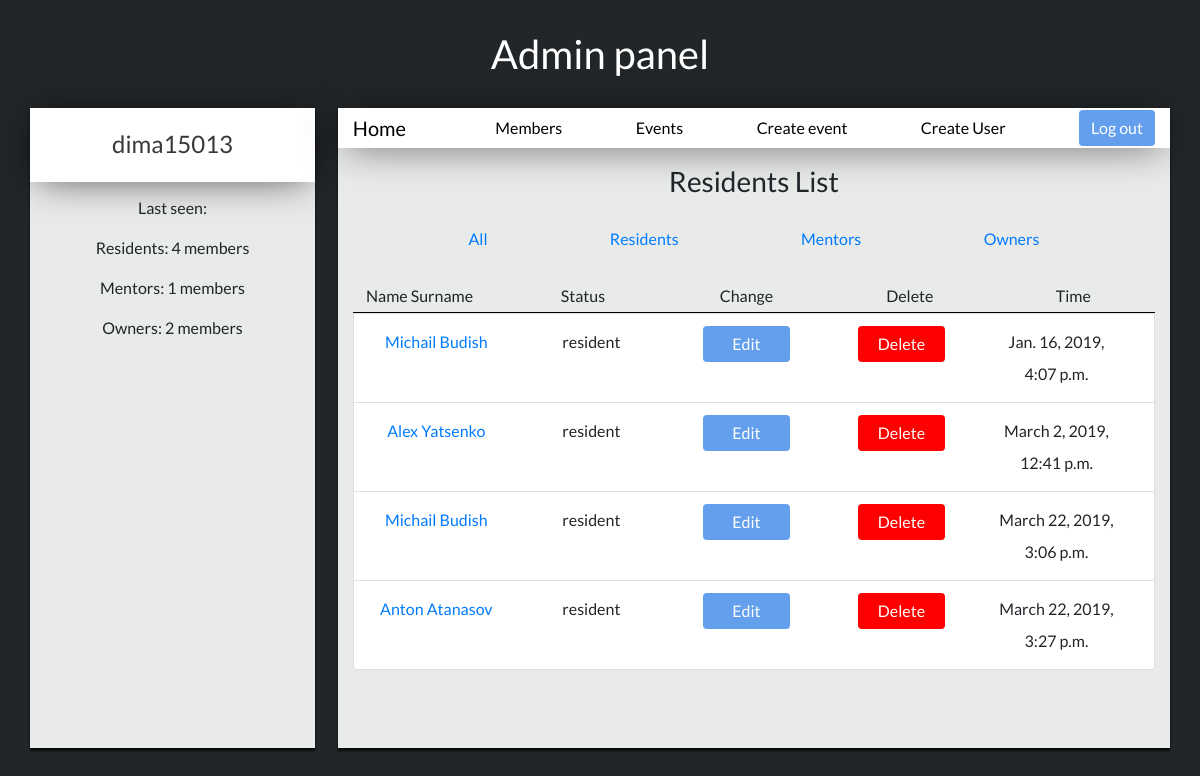
The page /residents (signed in) on the database as committed earlier.
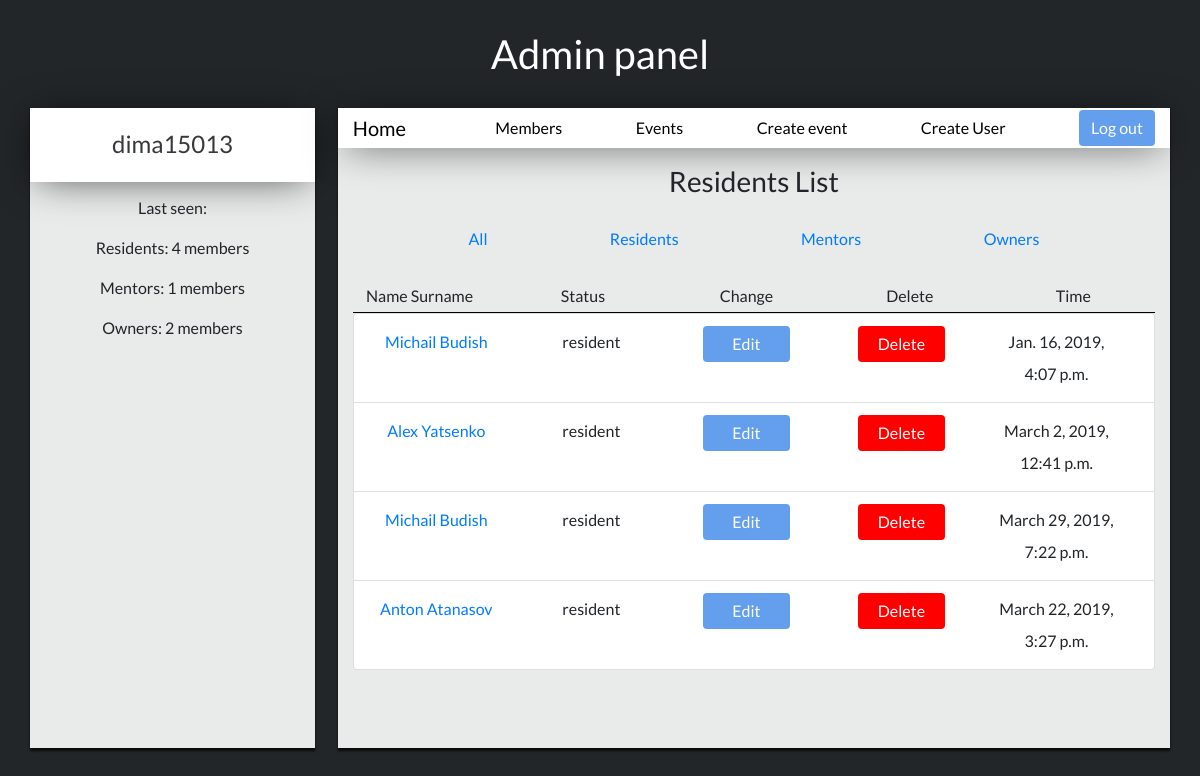
The same page on the database as committed later.
### login/models.py (models this page shows, shortened)
class User(models.Model):
    superuser = models.IntegerField(default=None)
    name = models.CharField(max_length=30)
    surname = models.CharField(max_length=30)
    username = models.CharField(max_length=30)
    password = models.CharField(max_length=150)
    status = models.CharField(max_length=15)
    birth_date = models.DateTimeField()
    email = models.EmailField(max_length=30, null=True)
    specialization = models.CharField(max_length=30)
    team = models.CharField(max_length=50)
    project = models.CharField(max_length=50)
    last_seen = models.DateTimeField(auto_now=True)
    profile_photo = models.ImageField(upload_to='profile_photos')

### login/views.py (the view)
# urls.py: path('residents', views.list_residents, name='list_residents'),
@login_required
def list_residents(request):
    residents = User.objects.filter(status='resident').count()
    mentors = User.objects.filter(status='mentor').count()
    owners = User.objects.filter(status='owner').count()
    residents_list = User.objects.filter(status='resident')
    return render(request, 'users/index.html', {'list_residents': residents_list,'residents': residents,'mentors': mentors,'owners': owners})

### login/templates/users/index.html (shortened to what the changed rows need)
{% extends 'index-admin-base.html' %}
{% block info_admin %}
{% load staticfiles %}
<link rel="stylesheet" media="all" href="{% static 'css/home-user.css' %}" type="text/css">
    <div>
        <div class="container">
            <div class="row" style="padding: 5%;padding-top: 0;padding-left:0;padding-right:0;">
              <div class="col">
                <div class="userjoin-block">
                    <ul class="list-group">
                        {% for item in list_residents %}
                            <li class="list-group-item">
                                <div class="container list-group">
                                    <div class="row">
                                        <div class="col-sm">
                                                <a href="/user/{{ item.id }}"><p style="text-align:center;margin: 0;line-height: 2;">{{ item.name }} {{ item.surname }}</p></a>
                                        </div>
                                        <div class="col-sm">
                                            <p class="list-text" style="text-align:center;margin: 0;line-height: 2;">{{item.status}}</p>
                                        </div>
                                        <div class="col-sm">
                                            <p style="text-align:center;margin: 0;line-height: 2;"><a href="/user/{{ item.id }}/edit"><button class="btn btn-primary" type="submit" style="width:70%;">Edit</button></a></p>
                                        </div>
                                        <div class="col-sm">
                                            <p style="text-align:center;margin: 0;line-height: 2;"><a href="/user/{{ item.id }}/delete"><button class="btn btn-primary" type="submit" style="background: red; width:70%;" >Delete</button></a></p>
                                        </div>
                                        <div class="col-sm">
                                            <p style="text-align:center;margin: 0;line-height: 2;">{{item.last_seen}}</p>
                                        </div>
                                    </div>
                                </div>
                            </li>
                        {% endfor %}
                    </ul>
                </div>
            </div>
        </div>
    </div>
    </div>
{% endblock %}

Rows that differ between the two databases and show on the page:
changed User: last_seen "March 22, 2019, 3:06 p.m." → "March 29, 2019, 7:22 p.m."
